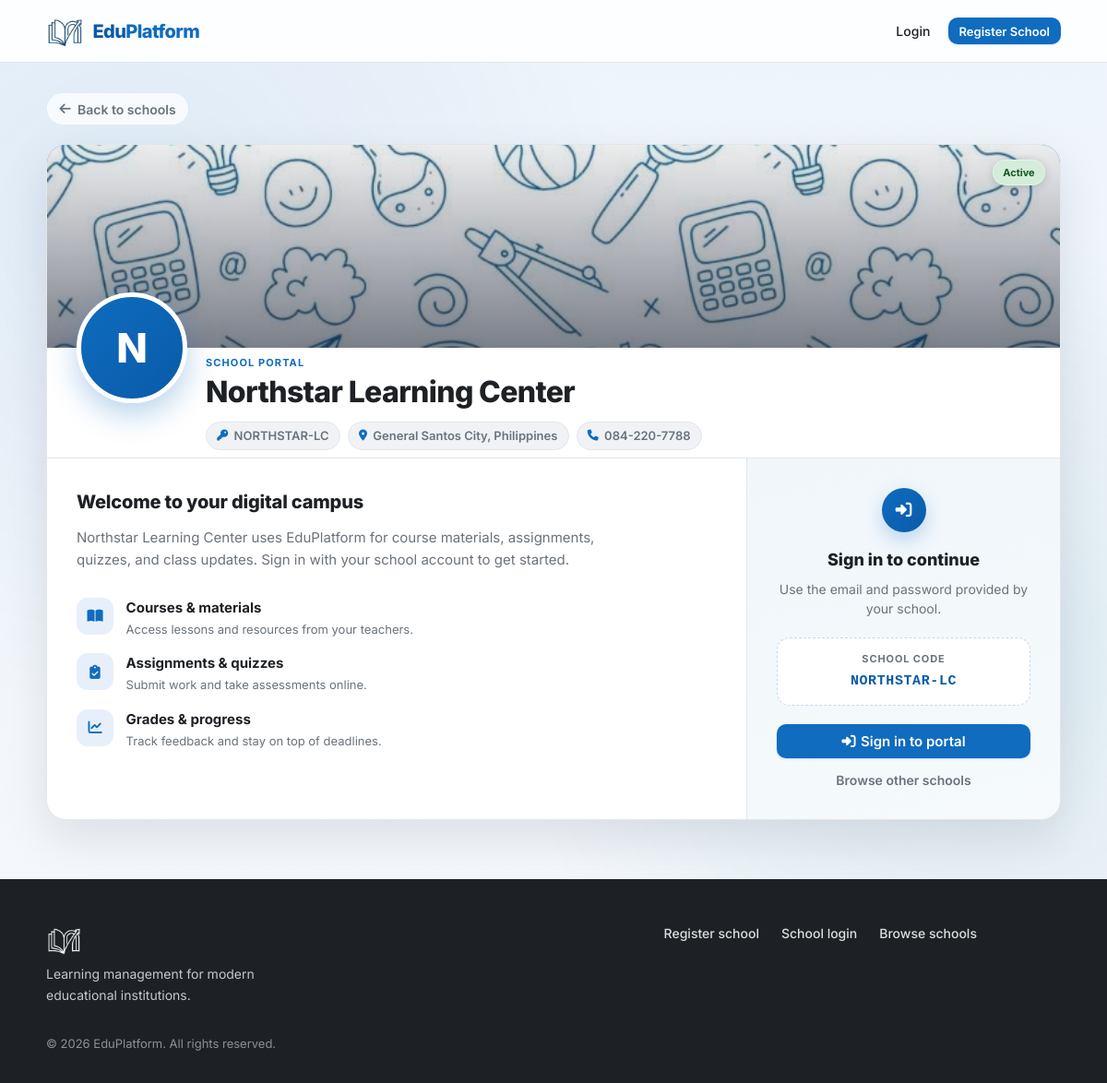
The app's page /schools/NORTHSTAR-LC with its own data.
### tables this page shows
CREATE TABLE schools (
    id INT UNSIGNED AUTO_INCREMENT PRIMARY KEY,
    name VARCHAR(255) NOT NULL,
    slug VARCHAR(255) NOT NULL UNIQUE,
    school_code VARCHAR(32) DEFAULT NULL UNIQUE,
    email VARCHAR(255) NOT NULL,
    phone VARCHAR(50) DEFAULT NULL,
    address TEXT DEFAULT NULL,
    cover_image VARCHAR(512) DEFAULT NULL,
    logo_image VARCHAR(512) DEFAULT NULL,
    status ENUM('pending', 'active', 'rejected', 'suspended') NOT NULL DEFAULT 'pending',
    registered_at DATETIME NOT NULL DEFAULT CURRENT_TIMESTAMP,
    approved_at DATETIME DEFAULT NULL,
    approved_by INT UNSIGNED DEFAULT NULL,
    created_at DATETIME NOT NULL DEFAULT CURRENT_TIMESTAMP,
    updated_at DATETIME NOT NULL DEFAULT CURRENT_TIMESTAMP ON UPDATE CURRENT_TIMESTAMP
);

### includes/layout/page_loader.php (called while the page is built, shortened)
<?= siteLogoImg('site-logo site-logo--loader') ?>

### includes/bootstrap.php (called while the page is built, shortened)
<?php
require_once __DIR__ . '/env.php';
require_once __DIR__ . '/helpers.php';
function db(): PDO
{
    static $pdo = null;
    if ($pdo === null) {
        $config = require __DIR__ . '/../config/database.php';
        $dsn = sprintf(
            'mysql:host=%s;dbname=%s;charset=%s',
            $config['host'],
            $config['dbname'],
            $config['charset']
        );
        $pdo = new PDO($dsn, $config['username'], $config['password'], [
            PDO::ATTR_ERRMODE            => PDO::ERRMODE_EXCEPTION,
            PDO::ATTR_DEFAULT_FETCH_MODE => PDO::FETCH_ASSOC,
            PDO::ATTR_EMULATE_PREPARES   => false,
            PDO::MYSQL_ATTR_INIT_COMMAND => "SET time_zone = '+00:00'",
        ]);
    }
    return $pdo;
}
require_once __DIR__ . '/auth.php';

### includes/auth.php (called while the page is built, shortened)
<?php
function resolveLoginSchool(?string $slug, int $id = 0, ?string $code = null): ?array
{
    if ($code !== null && $code !== '') {
        $stmt = db()->prepare('SELECT * FROM schools WHERE UPPER(school_code) = UPPER(?)');
        $stmt->execute([trim($code)]);
        return $stmt->fetch() ?: null;
    }
    return null;
}

### schools/enroll.php (the view, shortened to what this page needs)
<?php
require_once __DIR__ . '/../includes/bootstrap.php';
$code = normalizeSchoolCode($_GET['code'] ?? '');
$school = $code !== '' ? resolveLoginSchool(null, 0, $code) : null;
$loginUrl = schoolLoginUrl($school['school_code'] ?? '');
$coverUrl = schoolCoverImageUrl($school);
require __DIR__ . '/../includes/layout/header.php';
?>
<section class="school-public-hero">
    <div class="container landing-section-container">
        <a href="<?= url('index.php#schools') ?>" class="school-public-back">
            <i class="fa-solid fa-arrow-left"></i> Back to schools
        </a>
        <div class="school-public-card">
            <div class="school-public-cover" style="background-image: url('<?= e($coverUrl) ?>')">
                <span class="badge badge-active school-public-status">Active</span>
            </div>
            <header class="school-public-header">
                <?= schoolAvatarHtml($school, 'school-public-avatar') ?>
                <div class="school-public-heading">
                    <p class="school-public-eyebrow">School portal</p>
                    <h1><?= e($school['name']) ?></h1>
                    <div class="school-public-meta-row">
                        <?php if (!empty($school['school_code'])): ?>
                            <span class="school-public-meta-chip">
                                <i class="fa-solid fa-key"></i>
                                <span><?= e($school['school_code']) ?></span>
                            </span>
                        <?php endif; ?>
                        <?php if ($school['address']): ?>
                            <span class="school-public-meta-chip">
                                <i class="fa-solid fa-location-dot"></i>
                                <span><?= e($school['address']) ?></span>
                            </span>
                        <?php endif; ?>
                        <?php if ($school['phone']): ?>
                            <span class="school-public-meta-chip">
                                <i class="fa-solid fa-phone"></i>
                                <span><?= e($school['phone']) ?></span>
                            </span>
                        <?php endif; ?>
                    </div>
                </div>
            </header>
            <div class="school-public-layout">
                <div class="school-public-content">
                    <h2>Welcome to your digital campus</h2>
                    <p class="school-public-intro">
                        <?= e($school['name']) ?> uses <?= e(APP_NAME) ?> for course materials, assignments,
                        quizzes, and class updates. Sign in with your school account to get started.
                    </p>
                    <ul class="school-public-features">
                        <li>
                            <span class="school-public-feature-icon"><i class="fa-solid fa-book-open"></i></span>
                            <div>
                                <strong>Courses &amp; materials</strong>
                                <span>Access lessons and resources from your teachers.</span>
                            </div>
                        </li>
                        <li>
                            <span class="school-public-feature-icon"><i class="fa-solid fa-clipboard-check"></i></span>
                            <div>
                                <strong>Assignments &amp; quizzes</strong>
                                <span>Submit work and take assessments online.</span>
                            </div>
                        </li>
                        <li>
                            <span class="school-public-feature-icon"><i class="fa-solid fa-chart-line"></i></span>
                            <div>
                                <strong>Grades &amp; progress</strong>
                                <span>Track feedback and stay on top of deadlines.</span>
                            </div>
                        </li>
                    </ul>
                </div>
                <aside class="school-public-signin">
                    <div class="school-public-signin-inner">
                        <span class="school-public-signin-icon" aria-hidden="true"><i class="fa-solid fa-right-to-bracket"></i></span>
                        <h3>Sign in to continue</h3>
                        <p>Use the email and password provided by your school.</p>
                        <?php if (!empty($school['school_code'])): ?>
                            <div class="school-public-code-box">
                                <span class="school-public-code-label">School code</span>
                                <code><?= e($school['school_code']) ?></code>
                            </div>
                        <?php endif; ?>
                        <a href="<?= e($loginUrl) ?>" class="btn btn-primary btn-lg btn-block school-public-signin-btn">
                            <i class="fa-solid fa-right-to-bracket"></i> Sign in to portal
                        </a>
                        <a href="<?= url('index.php#schools') ?>" class="school-public-alt-link">Browse other schools</a>
                    </div>
                </aside>
            </div>
        </div>
    </div>
</section>
<?php require __DIR__ . '/../includes/layout/footer.php'; ?>

### includes/helpers.php (shortened to what this page needs)
<?php
function siteLogoPath(): string
{
    return 'assets/img/Gemini_Generated_Image_lt629klt629klt62-removebg-preview.png';
}
function siteLogoUrl(): string
{
    return url(siteLogoPath());
}
function siteLogoImg(string $class = 'site-logo', ?string $alt = null): string
{
    return '<img src="' . e(siteLogoUrl()) . '" alt="' . e($alt ?? APP_NAME) . '" class="' . e($class) . '">';
}
function url(string $path = ''): string
{
    $path = ltrim($path, '/');
    $query = '';
    if (($pos = strpos($path, '?')) !== false) {
        $query = substr($path, $pos);
        $path = substr($path, 0, $pos);
    }
    return BASE_URL . '/' . $path . $query;
}
function schoolLoginUrl(?string $schoolCode): string
{
    $code = normalizeSchoolCode($schoolCode ?? '');
    return url('login.php?code=' . urlencode($code));
}
function schoolDefaultCoverUrls(): array
{
    return [
        url('assets/img/school-covers/default-1.jpg'),
        url('assets/img/school-covers/default-2.jpg'),
        url('assets/img/school-covers/default-3.jpg'),
        url('assets/img/school-covers/default-4.jpg'),
    ];
}
function schoolCoverImageUrl(array $school): string
{
    $custom = trim((string) ($school['cover_image'] ?? ''));
    $defaults = schoolDefaultCoverUrls();
    $index = abs((int) ($school['id'] ?? 0)) % count($defaults);
    return $defaults[$index];
}
function schoolLogoImageUrl(array $school): ?string
{
    $custom = trim((string) ($school['logo_image'] ?? ''));
    return null;
}
function schoolAvatarInitial(array $school): string
{
    return strtoupper(mb_substr($school['name'] ?? 'S', 0, 1));
}
function schoolAvatarHtml(array $school, string $class): string
{
    $logoUrl = schoolLogoImageUrl($school);
    return '<div class="' . $class . '" aria-hidden="true">' . e(schoolAvatarInitial($school)) . '</div>';
}
function e(?string $value): string
{
    return htmlspecialchars($value ?? '', ENT_QUOTES, 'UTF-8');
}
function normalizeSchoolCode(string $code): string
{
    return strtoupper(trim($code));
}
    ?>

### records on screen
schools: name "N", name "Northstar Learning Center", school_code "NORTHSTAR-LC", address "General Santos City, Philippines", phone "084-220-7788"

### other values on screen
APP_NAME "EduPlatform"
